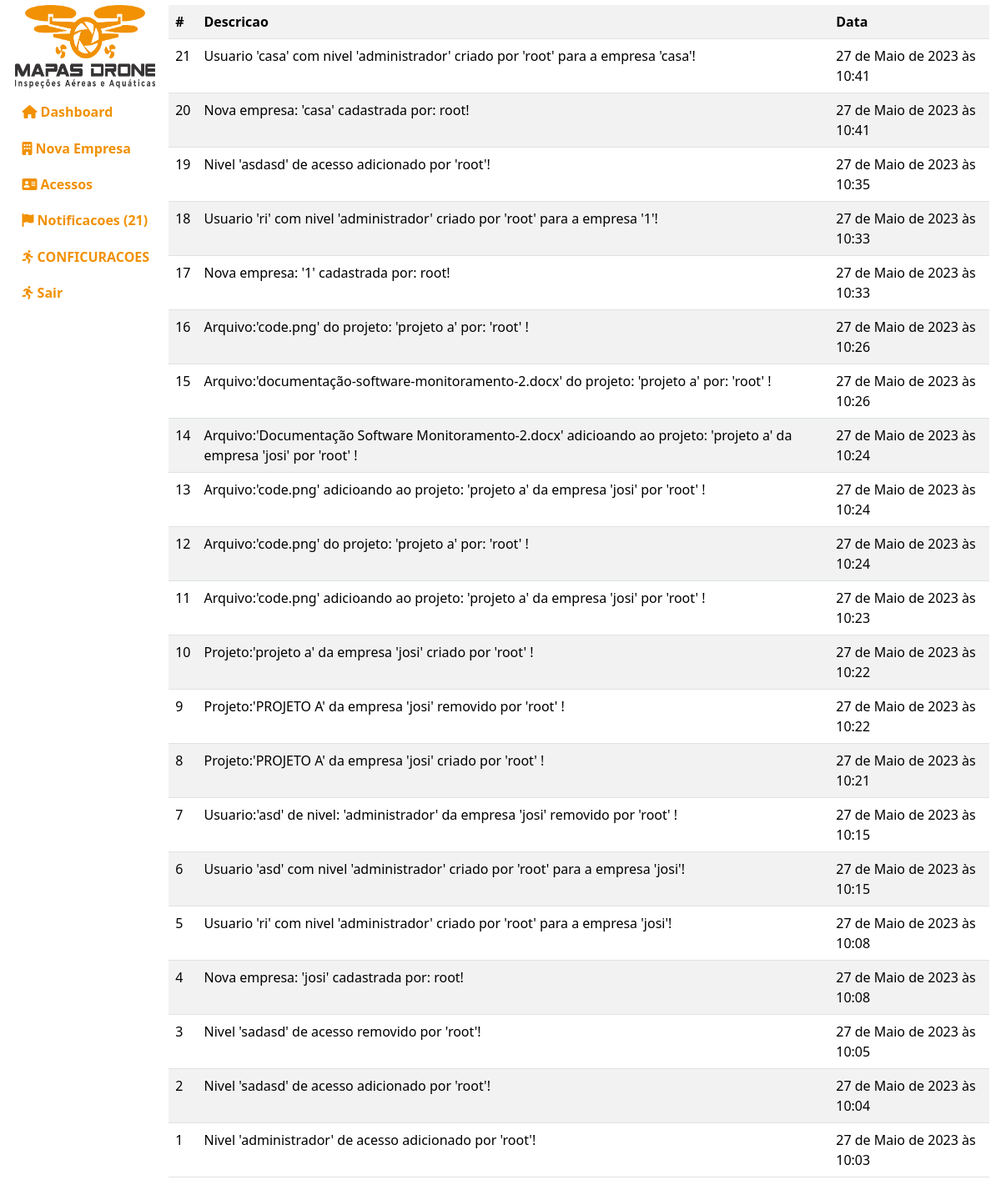
The page /administracao/notificacoes/ (signed in) on the database its author committed.
### empresa/models.py (models this page shows, shortened)
class Notificacoes(models.Model):
    descricao = models.TextField(default="")
    data = models.DateTimeField(default=timezone.now)
    class Meta:
        db_table = "notificacoes"
        verbose_name = "Notificacao"
        verbose_name_plural = "Notificacoes"
        ordering = ["-id"]

### administracao/views.py (the view)
# urls.py: path("notificacoes/", views.notificacoes),
def notificacoes(request):
    if request.user.is_authenticated and request.user.is_superuser:
        notificacoes = pega_notificacoes()
        context = {"notificacoes": notificacoes}
        return render(request, "administracao/public/notificacoes.html", context)
    return redirect("/")

### administracao/views.py (called while the page is built)
def pega_notificacoes():
    notificacoes = Notificacoes.objects.all()
    return notificacoes

### templates/administracao/public/notificacoes.html (shortened to what this page needs)
{% extends 'base.html' %}
{% load static %}
{% load django_bootstrap5 %}
{% block css %}
<link rel="stylesheet" href="{% static 'index/css/administracao.css' %}">
{% endblock %}
{% block ld %}
{% if notificacoes %}
<table class="table table-striped">
    <tr>
        <th>#</th>
        <th>Descricao</th>
        <th>Data</th>
    </tr>
    {% for notificacao in notificacoes %}
        <tr>
            <td>{{notificacao.id}}</td>
            <td>{{notificacao.descricao}}</td>
            <td>{{notificacao.data}}</td>
        </tr>
    {% endfor %}
</table>
{% else %}
<div class="alert alert-danger">Sem notificacoes</div>
{% endif %}
{% endblock %}

### index/static/index/css/index.css (style rules this page uses)
body { overflow:hidden; }

### rows shown on the page
Notificacoes: id "21", descricao "Usuario 'casa' com nivel 'administrador' criado por 'root' para a empresa 'casa'!", data "27 de Maio de 2023 às 10:41"
Notificacoes: id "20", descricao "Nova empresa: 'casa' cadastrada por: root!", data "27 de Maio de 2023 às 10:41"
Notificacoes: id "19", descricao "Nivel 'asdasd' de acesso adicionado por 'root'!", data "27 de Maio de 2023 às 10:35"
Notificacoes: id "18", descricao "Usuario 'ri' com nivel 'administrador' criado por 'root' para a empresa '1'!", data "27 de Maio de 2023 às 10:33"
Notificacoes: id "17", descricao "Nova empresa: '1' cadastrada por: root!", data "27 de Maio de 2023 às 10:33"
Notificacoes: id "16", descricao "Arquivo:'code.png' do projeto: 'projeto a' por: 'root' !", data "27 de Maio de 2023 às 10:26"
Notificacoes: id "15", descricao "Arquivo:'documentação-software-monitoramento-2.docx' do projeto: 'projeto a' por: 'root' !", data "27 de Maio de 2023 às 10:26"
Notificacoes: id "14", descricao "Arquivo:'Documentação Software Monitoramento-2.docx' adicioando ao projeto: 'projeto a' da empresa 'josi' por 'root' !", data "27 de Maio de 2023 às 10:24"
Notificacoes: id "13", descricao "Arquivo:'code.png' adicioando ao projeto: 'projeto a' da empresa 'josi' por 'root' !", data "27 de Maio de 2023 às 10:24"
Notificacoes: id "12", descricao "Arquivo:'code.png' do projeto: 'projeto a' por: 'root' !", data "27 de Maio de 2023 às 10:24"
Notificacoes: id "11", descricao "Arquivo:'code.png' adicioando ao projeto: 'projeto a' da empresa 'josi' por 'root' !", data "27 de Maio de 2023 às 10:23"
Notificacoes: id "10", descricao "Projeto:'projeto a' da empresa 'josi' criado por 'root' !", data "27 de Maio de 2023 às 10:22"
Notificacoes: id "9", descricao "Projeto:'PROJETO A' da empresa 'josi' removido por 'root' !", data "27 de Maio de 2023 às 10:22"
Notificacoes: id "8", descricao "Projeto:'PROJETO A' da empresa 'josi' criado por 'root' !", data "27 de Maio de 2023 às 10:21"
Notificacoes: id "7", descricao "Usuario:'asd' de nivel: 'administrador' da empresa 'josi' removido por 'root' !", data "27 de Maio de 2023 às 10:15"
Notificacoes: id "6", descricao "Usuario 'asd' com nivel 'administrador' criado por 'root' para a empresa 'josi'!", data "27 de Maio de 2023 às 10:15"
Notificacoes: id "5", descricao "Usuario 'ri' com nivel 'administrador' criado por 'root' para a empresa 'josi'!", data "27 de Maio de 2023 às 10:08"
Notificacoes: id "4", descricao "Nova empresa: 'josi' cadastrada por: root!", data "27 de Maio de 2023 às 10:08"
Notificacoes: id "3", descricao "Nivel 'sadasd' de acesso removido por 'root'!", data "27 de Maio de 2023 às 10:05"
Notificacoes: id "2", descricao "Nivel 'sadasd' de acesso adicionado por 'root'!", data "27 de Maio de 2023 às 10:04"
Notificacoes: id "1", descricao "Nivel 'administrador' de acesso adicionado por 'root'!", data "27 de Maio de 2023 às 10:03"

### other values the page prints
{{ notificacoes|length }} "21"
